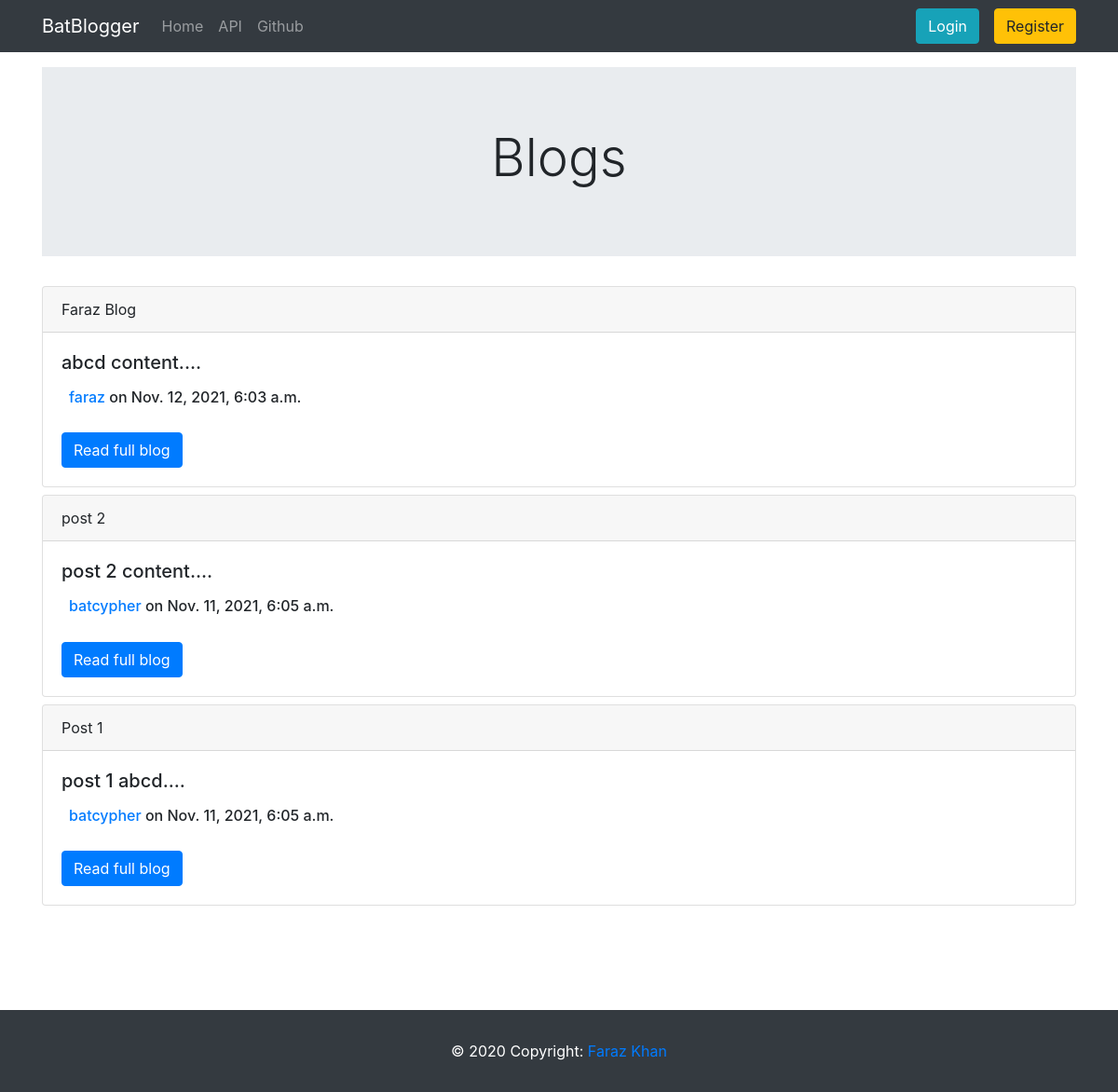
The page / on the database its author committed.
### blog/models.py (models this page shows, shortened)
class Blog(models.Model):
    title = models.CharField(max_length=100, blank=True, default='')
    content = models.CharField(max_length=200, blank=True, default='')
    author = models.ForeignKey(User,related_name='blogs',on_delete=models.CASCADE)
    created_on = models.DateTimeField(default=timezone.now)

### webui/views.py (the view)
# urls.py: path('',BlogView.as_view(),name='home'),
class BlogView(ListView):
    model = Blog
    template_name = "home.html"
    ordering = ['-created_on']

### templates/home.html (shortened to what this page needs)
{% extends 'base.html' %}
{% load static %}
{% block content %}
<div style="margin-bottom:200px;" class="container">
<div class="mt-3 jumbotron jumbotron-fluid">
    <div class="container text-center">
      <h1 class="display-4">Blogs</h1>
    </div>
</div>
{% for blog in object_list %}
    <div class="card my-2">
        <div class="card-header">
          {{blog.title}}
        </div>
        <div class="card-body">
          <h5 class="card-text">{{blog.content}}....</h5>
          <div class="row mx-1 my-3">
            <h6 class="card-title ml-1"><a href="{% url 'profile' blog.author %}">{{blog.author}}</a> on {{blog.created_on}}</h6>
          </div>
          <a href="{% url 'ui-blog-detail' blog.id %}" class="btn btn-primary">Read full blog</a>
        </div>
    </div>
    {% endfor %}
{% endblock content %}

### rows shown on the page
Blog: title "Faraz Blog", content "abcd content", author "faraz", created_on "Nov. 12, 2021, 6:03 a.m."
Blog: title "post 2", content "post 2 content", author "batcypher", created_on "Nov. 11, 2021, 6:05 a.m."
Blog: title "Post 1", content "post 1 abcd", author "batcypher", created_on "Nov. 11, 2021, 6:05 a.m."
